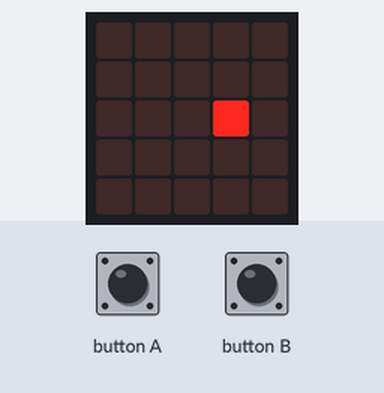
Bench run of a program on a simulated BBC micro:bit (MakeCode). Shown: the board's 5×5 LED display. The inputs (shaded band) are chosen by the test bench.

Above: at 1.2 s.
1.3 s: button A pressed for 0.15 s
At 1.96 s:
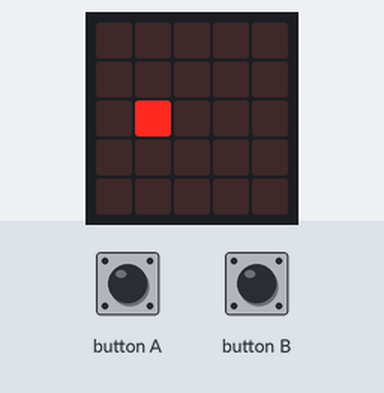
2.0 s: button B pressed for 0.15 s
At 2.23 s:
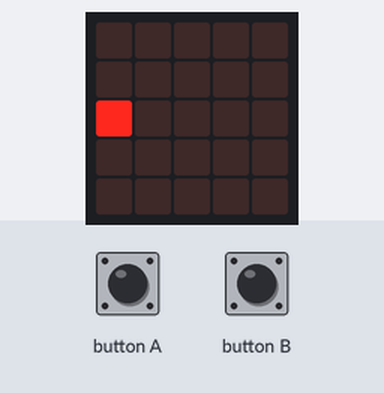
Timing chart, 0 to 5.0 s (numbered marks = the images above; inputs shaded):
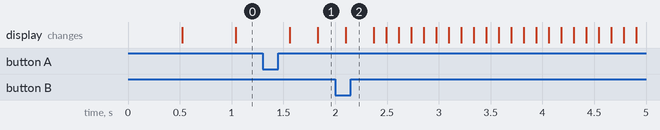

The program:

main.ts
```typescript
input.onButtonPressed(Button.A, function () {
    Pausa = 250
})
input.onButtonPressed(Button.B, function () {
    Pausa = 100
})
let Pausa = 0
let pilota = game.createSprite(2, 2)
Pausa = 500
basic.forever(function () {
    pilota.move(1)
    pilota.ifOnEdgeBounce()
    basic.pause(Pausa)
})
```

test.ts
```typescript
// aquí va el archivo "tests"; esto no se compilará cuando este paquete se utilice como una extensión.
```

Measured:
- after the input at 1.3 s, the display: first differs from a run without the input after 0.53 s (image 1)
